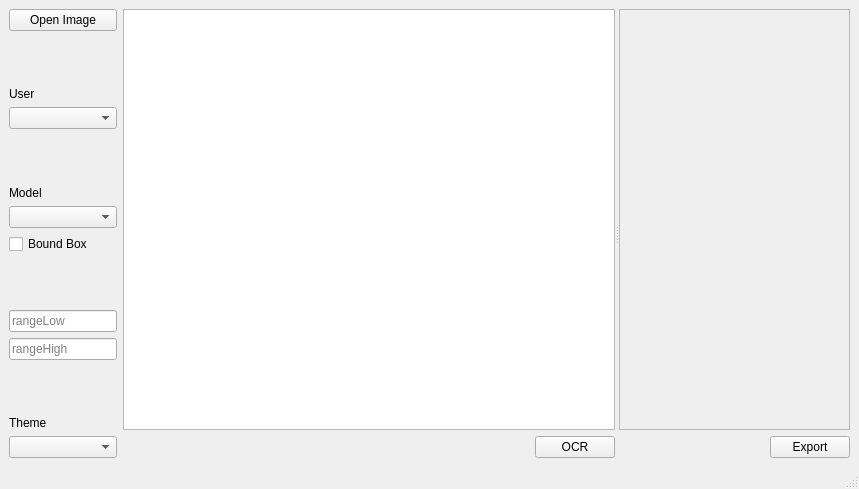
<?xml version="1.0" encoding="UTF-8"?>
<ui version="4.0">
 <class>MainWindow</class>
 <widget class="QMainWindow" name="MainWindow">
  <property name="geometry">
   <rect>
    <x>0</x>
    <y>0</y>
    <width>859</width>
    <height>489</height>
   </rect>
  </property>
  <property name="windowTitle">
   <string>MainWindow</string>
  </property>
  <property name="styleSheet">
   <string notr="true"/>
  </property>
  <widget class="QWidget" name="centralwidget">
   <layout class="QFormLayout" name="formLayout">
    <item row="0" column="0">
     <layout class="QVBoxLayout" name="verticalLayout_3">
      <item>
       <widget class="QPushButton" name="OpenImageBtn">
        <property name="styleSheet">
         <string notr="true"/>
        </property>
        <property name="text">
         <string>Open Image</string>
        </property>
       </widget>
      </item>
      <item>
       <spacer name="verticalSpacer_4">
        <property name="orientation">
         <enum>Qt::Vertical</enum>
        </property>
        <property name="sizeHint" stdset="0">
         <size>
          <width>20</width>
          <height>13</height>
         </size>
        </property>
       </spacer>
      </item>
      <item>
       <widget class="QLabel" name="label_3">
        <property name="text">
         <string>User</string>
        </property>
       </widget>
      </item>
      <item>
       <widget class="QComboBox" name="userComboBox"/>
      </item>
      <item>
       <spacer name="verticalSpacer_2">
        <property name="styleSheet">
         <string/>
        </property>
        <property name="orientation">
         <enum>Qt::Vertical</enum>
        </property>
        <property name="sizeHint" stdset="0">
         <size>
          <width>20</width>
          <height>40</height>
         </size>
        </property>
       </spacer>
      </item>
      <item>
       <widget class="QLabel" name="label">
        <property name="styleSheet">
         <string notr="true"/>
        </property>
        <property name="text">
         <string>Model</string>
        </property>
       </widget>
      </item>
      <item>
       <widget class="QComboBox" name="comboBox">
        <property name="styleSheet">
         <string notr="true"/>
        </property>
       </widget>
      </item>
      <item>
       <widget class="QCheckBox" name="DetailscheckBox">
        <property name="styleSheet">
         <string notr="true"/>
        </property>
        <property name="text">
         <string>Bound Box</string>
        </property>
       </widget>
      </item>
      <item>
       <spacer name="verticalSpacer">
        <property name="styleSheet">
         <string/>
        </property>
        <property name="orientation">
         <enum>Qt::Vertical</enum>
        </property>
        <property name="sizeHint" stdset="0">
         <size>
          <width>20</width>
          <height>13</height>
         </size>
        </property>
       </spacer>
      </item>
      <item>
       <widget class="QLineEdit" name="rangeLow">
        <property name="focusPolicy">
         <enum>Qt::ClickFocus</enum>
        </property>
        <property name="placeholderText">
         <string>rangeLow</string>
        </property>
       </widget>
      </item>
      <item>
       <widget class="QLineEdit" name="rangeHigh">
        <property name="focusPolicy">
         <enum>Qt::ClickFocus</enum>
        </property>
        <property name="placeholderText">
         <string>rangeHigh</string>
        </property>
       </widget>
      </item>
      <item>
       <spacer name="verticalSpacer_3">
        <property name="orientation">
         <enum>Qt::Vertical</enum>
        </property>
        <property name="sizeHint" stdset="0">
         <size>
          <width>20</width>
          <height>18</height>
         </size>
        </property>
       </spacer>
      </item>
      <item>
       <widget class="QLabel" name="label_2">
        <property name="text">
         <string>Theme</string>
        </property>
       </widget>
      </item>
      <item>
       <widget class="QComboBox" name="themeBox"/>
      </item>
     </layout>
    </item>
    <item row="0" column="1">
     <widget class="QSplitter" name="splitter">
      <property name="styleSheet">
       <string/>
      </property>
      <property name="orientation">
       <enum>Qt::Horizontal</enum>
      </property>
      <widget class="QWidget" name="verticalLayoutWidget">
       <property name="styleSheet">
        <string/>
       </property>
       <layout class="QVBoxLayout" name="verticalLayout">
        <item>
         <widget class="QGraphicsView" name="ImageLabel">
          <property name="styleSheet">
           <string notr="true"/>
          </property>
         </widget>
        </item>
        <item>
         <layout class="QHBoxLayout" name="horizontalLayout_2">
          <item>
           <spacer name="horizontalSpacer_2">
            <property name="styleSheet">
             <string/>
            </property>
            <property name="orientation">
             <enum>Qt::Horizontal</enum>
            </property>
            <property name="sizeHint" stdset="0">
             <size>
              <width>40</width>
              <height>20</height>
             </size>
            </property>
           </spacer>
          </item>
          <item>
           <widget class="QPushButton" name="OCRBtn">
            <property name="styleSheet">
             <string notr="true"/>
            </property>
            <property name="text">
             <string>OCR</string>
            </property>
           </widget>
          </item>
         </layout>
        </item>
       </layout>
      </widget>
      <widget class="QWidget" name="verticalLayoutWidget_2">
       <property name="styleSheet">
        <string/>
       </property>
       <layout class="QVBoxLayout" name="verticalLayout_2">
        <item>
         <widget class="QScrollArea" name="scrollArea">
          <property name="widgetResizable">
           <bool>true</bool>
          </property>
          <widget class="QWidget" name="scrollAreaWidgetContents">
           <property name="geometry">
            <rect>
             <x>0</x>
             <y>0</y>
             <width>223</width>
             <height>414</height>
            </rect>
           </property>
           <layout class="QVBoxLayout" name="verticalLayout_4"/>
          </widget>
         </widget>
        </item>
        <item>
         <layout class="QHBoxLayout" name="horizontalLayout">
          <item>
           <spacer name="horizontalSpacer">
            <property name="styleSheet">
             <string/>
            </property>
            <property name="orientation">
             <enum>Qt::Horizontal</enum>
            </property>
            <property name="sizeHint" stdset="0">
             <size>
              <width>40</width>
              <height>20</height>
             </size>
            </property>
           </spacer>
          </item>
          <item>
           <widget class="QPushButton" name="ExportBtn">
            <property name="styleSheet">
             <string notr="true"/>
            </property>
            <property name="text">
             <string>Export</string>
            </property>
           </widget>
          </item>
         </layout>
        </item>
       </layout>
      </widget>
     </widget>
    </item>
   </layout>
  </widget>
  <widget class="QStatusBar" name="statusbar"/>
 </widget>
 <resources/>
 <connections/>
</ui>
